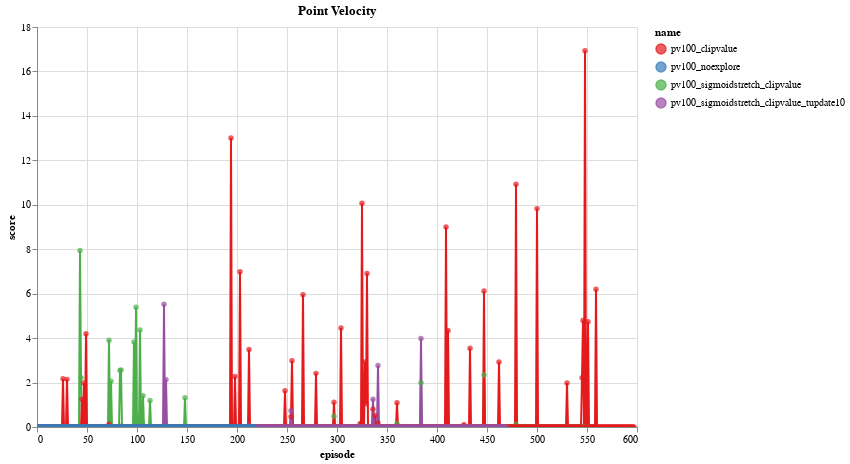

Here is the notebook cell this chart was saved with:
### Code cell
data = pd.concat([
    load_jobs('pv100_sigmoidstretch_clipvalue'),
    load_jobs('pv100_clipvalue'),
    load_jobs('pv100_sigmoidstretch_clipvalue_tupdate10'),
    load_jobs('pv100_noexplore'),

], sort=False)

subset = data
subset = subset[subset['eval'] == False]
subset = subset[subset['episode'] <= 1000]
chart = alt.Chart(subset, title="Point Velocity").mark_line().encode(
    x='episode',
    y='score:Q',
    color='name',
    detail='eval',
    tooltip=['episode', 'score', 'novelty_score']
).transform_window(
    rolling_mean_score='mean(score)',
    frame=[-40, 0],
    groupby=['name']
).transform_window(
    rolling_mean_novelty='mean(novelty_score)',
    frame=[-40, 0],
    groupby=['name']
)
chart + chart.mark_circle().encode().interactive()

### Figure 1 — Vega-Lite specification as saved in the notebook (floating-point values rounded to 4 significant figures; data arrays with more than 128 entries replaced by an {"elided": "..."} marker saying what was removed)
{"config": {"view": {"height": 400, "width": 600}, "range": {"category": {"scheme": "set1"}, "ordinal": {"scheme": "set1"}}, "legend": {"labelLimit": 0}, "background": "white"}, "layer": [{"mark": "line", "encoding": {"color": {"type": "nominal", "field": "name"}, "detail": {"type": "nominal", "field": "eval"}, "tooltip": [{"type": "quantitative", "field": "episode"}, {"type": "quantitative", "field": "score"}, {"type": "quantitative", "field": "novelty_score"}], "x": {"type": "quantitative", "field": "episode"}, "y": {"type": "quantitative", "field": "score"}}, "title": "Point Velocity", "transform": [{"window": [{"op": "mean", "field": "score", "as": "rolling_mean_score"}], "frame": [-40, 0], "groupby": ["name"]}, {"window": [{"op": "mean", "field": "novelty_score", "as": "rolling_mean_novelty"}], "frame": [-40, 0], "groupby": ["name"]}]}, {"mark": "circle", "encoding": {"color": {"type": "nominal", "field": "name"}, "detail": {"type": "nominal", "field": "eval"}, "tooltip": [{"type": "quantitative", "field": "episode"}, {"type": "quantitative", "field": "score"}, {"type": "quantitative", "field": "novelty_score"}], "x": {"type": "quantitative", "field": "episode"}, "y": {"type": "quantitative", "field": "score"}}, "selection": {"selector177": {"type": "interval", "bind": "scales", "encodings": ["x", "y"]}}, "title": "Point Velocity", "transform": [{"window": [{"op": "mean", "field": "score", "as": "rolling_mean_score"}], "frame": [-40, 0], "groupby": ["name"]}, {"window": [{"op": "mean", "field": "novelty_score", "as": "rolling_mean_novelty"}], "frame": [-40, 0], "groupby": ["name"]}]}], "data": {"name": "data-ae7cef37495dc323d7135dbc6f99712a"}, "$schema": "https://vega.github.io/schema/vega-lite/v4.8.1.json", "datasets": {"data-ae7cef37495dc323d7135dbc6f99712a": {"elided": "1839 records"}}}
